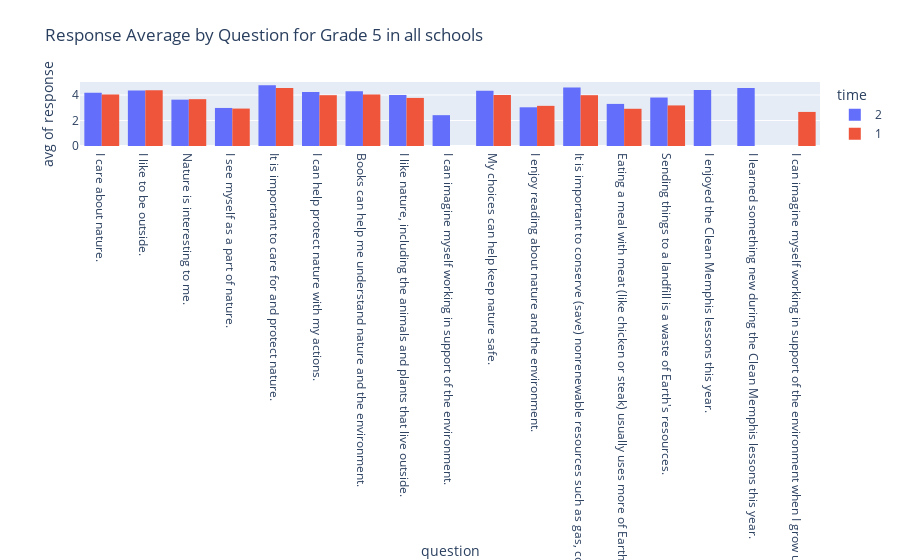

Notebook code for this chart:
### Code cell
px.histogram(grade_df, x="question", y='response', color="time", barmode="group", histfunc = "avg",
                   title="Response Average by Question for Grade 5 in all schools")

### Figure 1 — Plotly figure (JSON) as saved in the notebook; plotly's stock layout.template omitted (floating-point values rounded to 4 significant figures; data arrays with more than 128 entries replaced by an {"elided": "..."} marker saying what was removed)
{"data": [{"alignmentgroup": "True", "bingroup": "x", "histfunc": "avg", "hovertemplate": "time=2<br>question=%{x}<br>avg of response=%{y}<extra></extra>", "legendgroup": "2", "marker": {"color": "#636efa", "pattern": {"shape": ""}}, "name": "2", "offsetgroup": "2", "orientation": "v", "showlegend": true, "type": "histogram", "x": {"elided": "957 str values"}, "xaxis": "x", "y": {"elided": "957 float values"}, "yaxis": "y"}, {"alignmentgroup": "True", "bingroup": "x", "histfunc": "avg", "hovertemplate": "time=1<br>question=%{x}<br>avg of response=%{y}<extra></extra>", "legendgroup": "1", "marker": {"color": "#EF553B", "pattern": {"shape": ""}}, "name": "1", "offsetgroup": "1", "orientation": "v", "showlegend": true, "type": "histogram", "x": {"elided": "852 str values"}, "xaxis": "x", "y": {"elided": "852 float values"}, "yaxis": "y"}], "layout": {"barmode": "group", "legend": {"title": {"text": "time"}, "tracegroupgap": 0}, "title": {"text": "Response Average by Question for Grade 5 in all schools"}, "xaxis": {"anchor": "y", "domain": [0, 1], "title": {"text": "question"}}, "yaxis": {"anchor": "x", "domain": [0, 1], "title": {"text": "avg of response"}}}}
